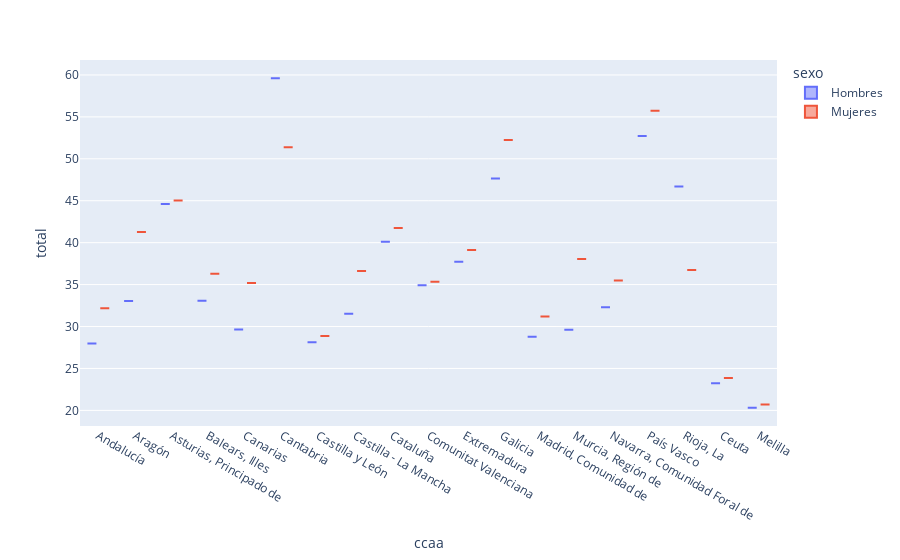

The code cell stored with this chart in its notebook:
### Code cell
fig = px.box(tasas, x="ccaa", y="total",color = 'sexo')
fig.show()

### Figure 1 — Plotly figure (JSON) as saved in the notebook; plotly's stock layout.template omitted (floating-point values rounded to 4 significant figures)
{"data": [{"alignmentgroup": "True", "hovertemplate": "sexo=Hombres<br>ccaa=%{x}<br>total=%{y}<extra></extra>", "legendgroup": "Hombres", "marker": {"color": "#636efa"}, "name": "Hombres", "notched": false, "offsetgroup": "Hombres", "orientation": "v", "showlegend": true, "type": "box", "x": ["Andalucía", "Aragón", "Asturias, Principado de", "Balears, Illes", "Canarias", "Cantabria", "Castilla y León", "Castilla - La Mancha", "Cataluña", "Comunitat Valenciana", "Extremadura", "Galicia", "Madrid, Comunidad de", "Murcia, Región de", "Navarra, Comunidad Foral de", "País Vasco", "Rioja, La", "Ceuta", "Melilla"], "x0": " ", "xaxis": "x", "y": [27.98, 33.05, 44.6, 33.08, 29.65, 59.6, 28.13, 31.52, 40.11, 34.93, 37.73, 47.65, 28.79, 29.63, 32.31, 52.73, 46.7, 23.24, 20.32], "y0": " ", "yaxis": "y"}, {"alignmentgroup": "True", "hovertemplate": "sexo=Mujeres<br>ccaa=%{x}<br>total=%{y}<extra></extra>", "legendgroup": "Mujeres", "marker": {"color": "#EF553B"}, "name": "Mujeres", "notched": false, "offsetgroup": "Mujeres", "orientation": "v", "showlegend": true, "type": "box", "x": ["Andalucía", "Aragón", "Asturias, Principado de", "Balears, Illes", "Canarias", "Cantabria", "Castilla y León", "Castilla - La Mancha", "Cataluña", "Comunitat Valenciana", "Extremadura", "Galicia", "Madrid, Comunidad de", "Murcia, Región de", "Navarra, Comunidad Foral de", "País Vasco", "Rioja, La", "Ceuta", "Melilla"], "x0": " ", "xaxis": "x", "y": [32.18, 41.26, 45.04, 36.28, 35.18, 51.38, 28.88, 36.63, 41.75, 35.33, 39.14, 52.25, 31.19, 38.05, 35.48, 55.73, 36.75, 23.85, 20.71], "y0": " ", "yaxis": "y"}], "layout": {"boxmode": "group", "legend": {"title": {"text": "sexo"}, "tracegroupgap": 0}, "margin": {"t": 60}, "xaxis": {"anchor": "y", "domain": [0, 1], "title": {"text": "ccaa"}}, "yaxis": {"anchor": "x", "domain": [0, 1], "title": {"text": "total"}}}}
